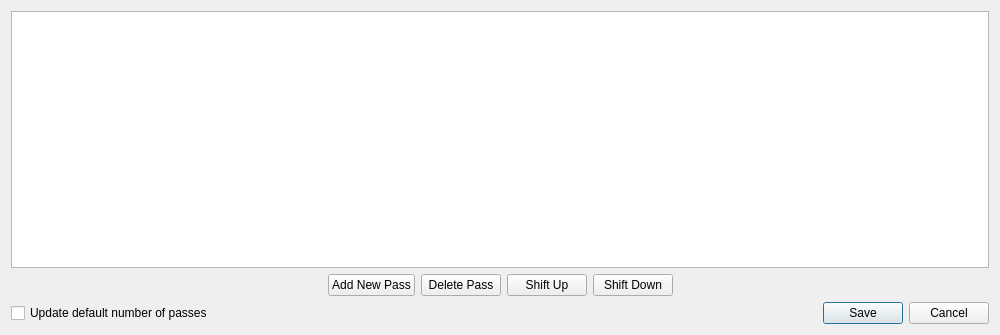
<?xml version="1.0" encoding="UTF-8"?>
<ui version="4.0">
 <class>PassManager</class>
 <widget class="QDialog" name="PassManager">
  <property name="windowModality">
   <enum>Qt::WindowModal</enum>
  </property>
  <property name="geometry">
   <rect>
    <x>0</x>
    <y>0</y>
    <width>1000</width>
    <height>335</height>
   </rect>
  </property>
  <property name="windowTitle">
   <string>Pass Manager</string>
  </property>
  <property name="sizeGripEnabled">
   <bool>false</bool>
  </property>
  <property name="modal">
   <bool>true</bool>
  </property>
  <layout class="QVBoxLayout" name="verticalLayout">
   <item>
    <widget class="QTableView" name="tableView">
     <property name="selectionMode">
      <enum>QAbstractItemView::SingleSelection</enum>
     </property>
     <property name="selectionBehavior">
      <enum>QAbstractItemView::SelectRows</enum>
     </property>
    </widget>
   </item>
   <item>
    <layout class="QHBoxLayout" name="horizontalLayout">
     <item>
      <spacer name="horizontalSpacer_3">
       <property name="orientation">
        <enum>Qt::Horizontal</enum>
       </property>
       <property name="sizeHint" stdset="0">
        <size>
         <width>40</width>
         <height>20</height>
        </size>
       </property>
      </spacer>
     </item>
     <item>
      <widget class="QPushButton" name="button_new_pass">
       <property name="text">
        <string>Add New Pass</string>
       </property>
       <property name="icon">
        <iconset>
         <normaloff>icon_add.png</normaloff>icon_add.png</iconset>
       </property>
      </widget>
     </item>
     <item>
      <widget class="QPushButton" name="button_delete_pass">
       <property name="text">
        <string>Delete Pass</string>
       </property>
       <property name="icon">
        <iconset>
         <normaloff>icon_remove.png</normaloff>icon_remove.png</iconset>
       </property>
      </widget>
     </item>
     <item>
      <widget class="QPushButton" name="button_shift_up">
       <property name="text">
        <string>Shift Up</string>
       </property>
       <property name="icon">
        <iconset>
         <normaloff>icon_up.png</normaloff>icon_up.png</iconset>
       </property>
      </widget>
     </item>
     <item>
      <widget class="QPushButton" name="button_shift_down">
       <property name="text">
        <string>Shift Down</string>
       </property>
       <property name="icon">
        <iconset>
         <normaloff>icon_down.png</normaloff>icon_down.png</iconset>
       </property>
      </widget>
     </item>
     <item>
      <spacer name="horizontalSpacer_4">
       <property name="orientation">
        <enum>Qt::Horizontal</enum>
       </property>
       <property name="sizeHint" stdset="0">
        <size>
         <width>40</width>
         <height>20</height>
        </size>
       </property>
      </spacer>
     </item>
    </layout>
   </item>
   <item>
    <layout class="QHBoxLayout" name="horizontalLayout_2">
     <item>
      <widget class="QCheckBox" name="checkBoxUpdateDefaultNumberOfPasses">
       <property name="text">
        <string>Update default number of passes</string>
       </property>
      </widget>
     </item>
     <item>
      <spacer name="horizontalSpacer">
       <property name="orientation">
        <enum>Qt::Horizontal</enum>
       </property>
       <property name="sizeHint" stdset="0">
        <size>
         <width>40</width>
         <height>20</height>
        </size>
       </property>
      </spacer>
     </item>
     <item>
      <widget class="QDialogButtonBox" name="buttonBox">
       <property name="orientation">
        <enum>Qt::Horizontal</enum>
       </property>
       <property name="standardButtons">
        <set>QDialogButtonBox::Cancel|QDialogButtonBox::Save</set>
       </property>
      </widget>
     </item>
    </layout>
   </item>
  </layout>
 </widget>
 <resources/>
 <connections>
  <connection>
   <sender>buttonBox</sender>
   <signal>accepted()</signal>
   <receiver>PassManager</receiver>
   <slot>accept()</slot>
   <hints>
    <hint type="sourcelabel">
     <x>637</x>
     <y>252</y>
    </hint>
    <hint type="destinationlabel">
     <x>386</x>
     <y>140</y>
    </hint>
   </hints>
  </connection>
  <connection>
   <sender>buttonBox</sender>
   <signal>rejected()</signal>
   <receiver>PassManager</receiver>
   <slot>reject()</slot>
   <hints>
    <hint type="sourcelabel">
     <x>637</x>
     <y>252</y>
    </hint>
    <hint type="destinationlabel">
     <x>386</x>
     <y>140</y>
    </hint>
   </hints>
  </connection>
 </connections>
</ui>
